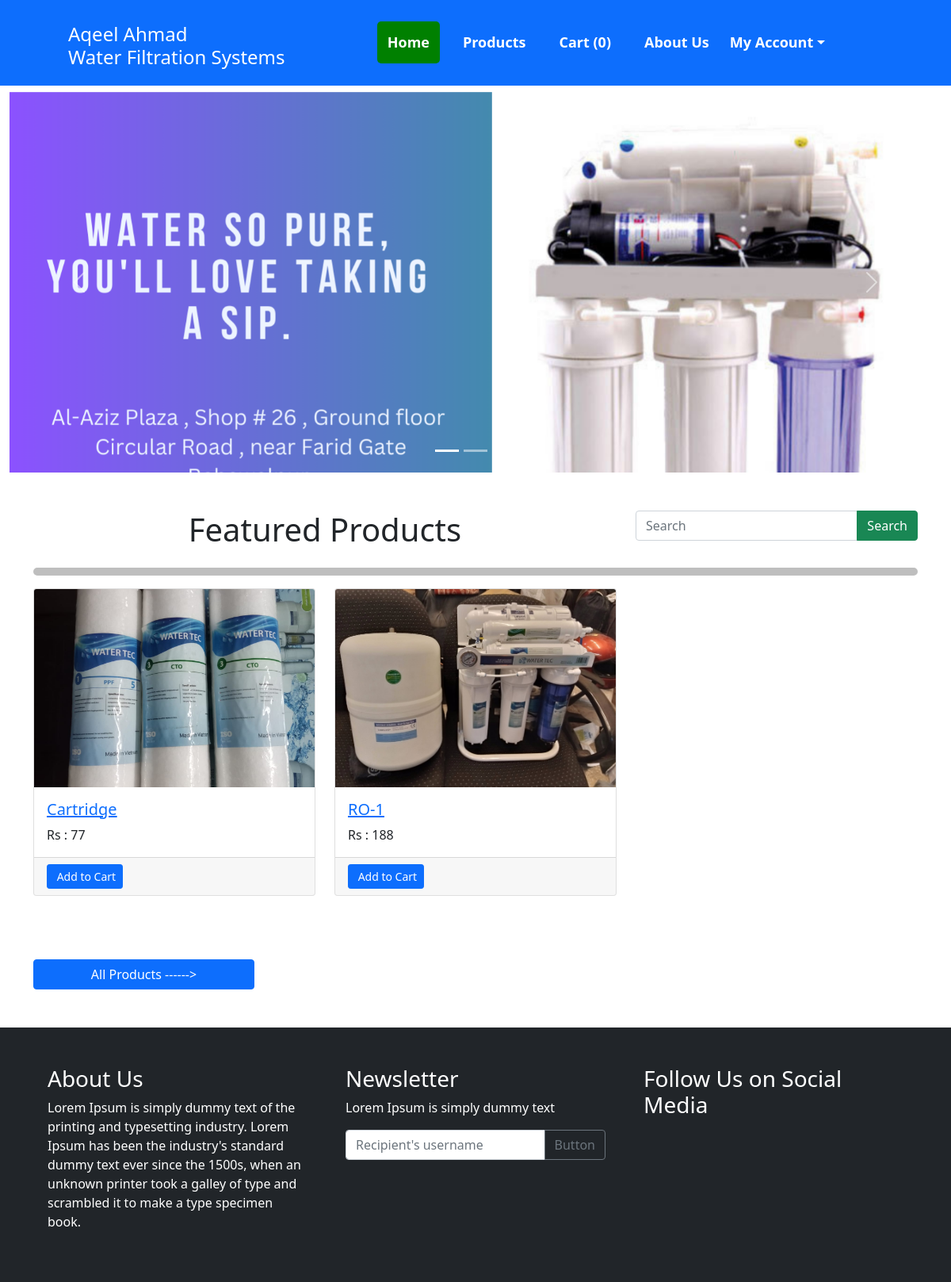
The app's page / (signed in) with its own data.
### main/models.py (models this page shows, shortened)
class Banner(models.Model):
    banner_img = models.ImageField(upload_to="banner_images/")
    banner_alt_text = models.CharField(max_length=300)
    class Meta:
        verbose_name_plural = '1. Banners'

class Product(models.Model):
    product_name = models.CharField(max_length=200)
    image = models.ImageField(upload_to="products_images/")
    slug = models.CharField(max_length=400)
    price=models.PositiveIntegerField(null=True,blank=True,default=0)
    details = models.TextField()
    product_category = models.ForeignKey(ProductCategory,on_delete=models.CASCADE)
    available = models.BooleanField(default=True)
    is_featured = models.BooleanField(default=False)
    class Meta:
        verbose_name_plural = '3. Products'

### main/views.py (the view)
# urls.py: path('',views.home, name='home'),
@login_required(login_url='login')
def home(request):
    data=Product.objects.filter(is_featured=True).order_by('-id')
    banners= Banner.objects.all().order_by('-id')
    return render(request,'home.html',{'data':data,'banners':banners})

### main/template_context.py (called while the page is built)
def get_filters(request):
    cats= Product.objects.distinct().values('product_category__category_name','product_category__id')
    minMaxPrice = Product.objects.aggregate(Min('price'),Max('price'))
    data = {
        'cats':cats,
        'minMaxPrice' : minMaxPrice,
    }
    return data

### main/templates/home.html (shortened to what this page needs)
{% extends "base.html" %}
{% load static %}
{% block content %}
<div class="container-fluid mt-2  mb-5">
 <div id="carouselExampleCaptions" class="carousel slide" data-bs-ride="carousel">
    <div class="carousel-indicators">
      {% for banner in banners %}
        {% if forloop.counter == 1 %}
          <button type="button" data-bs-target="#carouselExampleCaptions" data-bs-slide-to="{{forloop.counter}}" class="active" aria-current="true" aria-label="Slide 1"></button>
      {% else %}
            <button type="button" data-bs-target="#carouselExampleCaptions" data-bs-slide-to="{{forloop.counter}}" aria-current="true" aria-label="Slide 1"></button>
        {% endif %}
      {% endfor %}
    </div>
    <div class="carousel-inner">
      {% for banner in banners %}
        {% if forloop.counter == 1 %}
      <div class="carousel-item active">
      {% else %}
    <div class="carousel-item">
      {% endif %}
      <img src="/media/{{banner.banner_img}}" class="d-block w-100 img-fluid" alt="...">
    </div>
    {% endfor %}
  </div>
  <button class="carousel-control-prev" type="button" data-bs-target="#carouselExampleCaptions" data-bs-slide="prev">
    <span class="carousel-control-prev-icon" aria-hidden="true"></span>
  </button>
  <button class="carousel-control-next" type="button" data-bs-target="#carouselExampleCaptions" data-bs-slide="next">
    <span class="carousel-control-next-icon" aria-hidden="true"></span>
  </button>
</div>
</div>
<div class="container">
  <div class="row">
    <div class="col-8">
      <h1 class=text-center>Featured Products</h1>
    </div>
    <div class="col-4">
      <form class="d-flex" action="/search">
        <div class="input-group">
          <input name="q" type="text" class="form-control" placeholder="Search" />
          <button class="btn btn-success" type="submit" id="button-addon2">Search</button>
        </div>
      </form>
    </div>
  </div>
  <hr class="hr">
  <div class="row row-cols-1 row-cols-md-3 g-4">
    {% for product in data %}
    <div class="col">
      <div class="product-card card">
        <a href="/product-detail/{{product.slug}}/{{product.id}}"><img src="/media/{{product.image}}" class="card-img-top" alt="{{product.product_name}}"></a>
        <div class="card-body">
          <h5 class="card-title"><a href="/product-detail/{{product.slug}}/{{product.id}}">{{product.product_name}}</a></h5>
          <p class="card-text">Rs : <span class="product-price-{{product.id}}">{{product.price}}</span></p>
        </div>
        <div class="card-footer">
          <button class="btn btn-sm btn-primary add-to-cart-button" data-index={{product.id}}></i>&nbsp;Add to Cart</button>
      </div>
      </div>
    </div>
    {% endfor %}
    </div>
    <div class="row d-flex justify-content-center mb-5 mt-5">
      <a href="/product-list/"><button class="btn btn-primary w-25">All Products ------></button></a>
    </div>
</div>
{% endblock %}

### records on screen
Banner: banner_img (picture)
Product: image (picture), product_name "Cartridge", price "77"
Product: image (picture), product_name "RO-1", price "188"

### other values on screen
{{ request.session.cartData|length }} "0"
